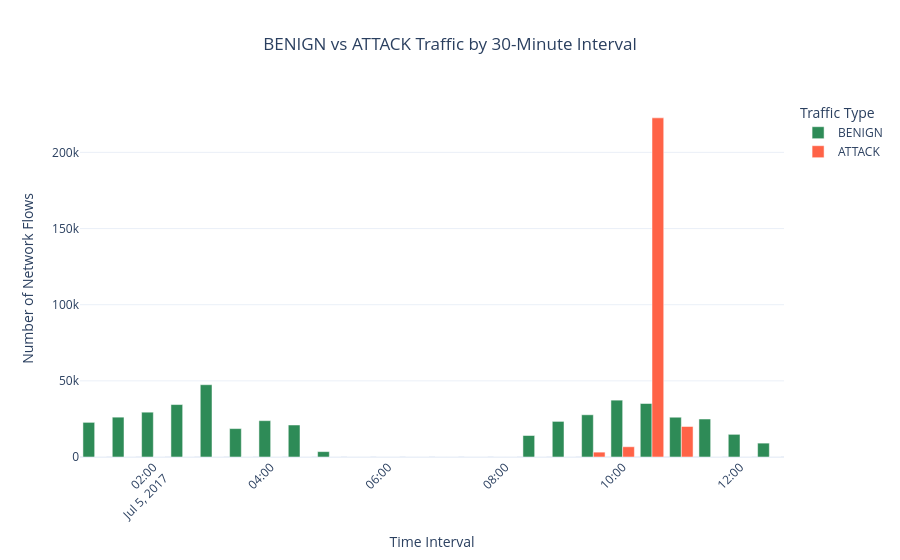

Notebook cell for this chart:
### Code cell
# ==========================================
# INTERACTIVE 30-MINUTE TRAFFIC CHART
# ==========================================

traffic_30min_plot = (
    traffic_30min.reset_index()
    .melt(
        id_vars="Timestamp",
        value_vars=["BENIGN", "ATTACK"],
        var_name="Traffic Type",
        value_name="Record Count"
    )
)

fig = px.bar(
    traffic_30min_plot,
    x="Timestamp",
    y="Record Count",
    color="Traffic Type",
    barmode="group",
    title="BENIGN vs ATTACK Traffic by 30-Minute Interval",
    labels={
        "Timestamp": "Time Interval",
        "Record Count": "Number of Network Flows"
    },
    color_discrete_map={
        "BENIGN": "seagreen",
        "ATTACK": "tomato"
    }
)

fig.update_layout(
    title_x=0.5,
    template="plotly_white",
    xaxis_tickangle=-45,
    hovermode="x unified"
)

fig.show()

### Figure 1 — Plotly figure (JSON) as saved in the notebook; plotly's stock layout.template omitted (floating-point values rounded to 4 significant figures)
{"data": [{"alignmentgroup": "True", "hovertemplate": "Traffic Type=BENIGN<br>Time Interval=%{x}<br>Number of Network Flows=%{y}<extra></extra>", "legendgroup": "BENIGN", "marker": {"color": "seagreen", "pattern": {"shape": ""}}, "name": "BENIGN", "offsetgroup": "BENIGN", "orientation": "v", "showlegend": true, "textposition": "auto", "type": "bar", "x": ["2017-07-05T01:00:00.000000", "2017-07-05T01:30:00.000000", "2017-07-05T02:00:00.000000", "2017-07-05T02:30:00.000000", "2017-07-05T03:00:00.000000", "2017-07-05T03:30:00.000000", "2017-07-05T04:00:00.000000", "2017-07-05T04:30:00.000000", "2017-07-05T05:00:00.000000", "2017-07-05T05:30:00.000000", "2017-07-05T06:00:00.000000", "2017-07-05T06:30:00.000000", "2017-07-05T07:00:00.000000", "2017-07-05T07:30:00.000000", "2017-07-05T08:00:00.000000", "2017-07-05T08:30:00.000000", "2017-07-05T09:00:00.000000", "2017-07-05T09:30:00.000000", "2017-07-05T10:00:00.000000", "2017-07-05T10:30:00.000000", "2017-07-05T11:00:00.000000", "2017-07-05T11:30:00.000000", "2017-07-05T12:00:00.000000", "2017-07-05T12:30:00.000000"], "xaxis": "x", "y": [22750.0, 26160.0, 29430.0, 34440.0, 47470.0, 18660.0, 23860.0, 21020.0, 3535.0, 0.0, 0.0, 0.0, 0.0, 0.0, 0.0, 14110.0, 23380.0, 27720.0, 37330.0, 35120.0, 26110.0, 24940.0, 14880.0, 9116.0], "yaxis": "y"}, {"alignmentgroup": "True", "hovertemplate": "Traffic Type=ATTACK<br>Time Interval=%{x}<br>Number of Network Flows=%{y}<extra></extra>", "legendgroup": "ATTACK", "marker": {"color": "tomato", "pattern": {"shape": ""}}, "name": "ATTACK", "offsetgroup": "ATTACK", "orientation": "v", "showlegend": true, "textposition": "auto", "type": "bar", "x": ["2017-07-05T01:00:00.000000", "2017-07-05T01:30:00.000000", "2017-07-05T02:00:00.000000", "2017-07-05T02:30:00.000000", "2017-07-05T03:00:00.000000", "2017-07-05T03:30:00.000000", "2017-07-05T04:00:00.000000", "2017-07-05T04:30:00.000000", "2017-07-05T05:00:00.000000", "2017-07-05T05:30:00.000000", "2017-07-05T06:00:00.000000", "2017-07-05T06:30:00.000000", "2017-07-05T07:00:00.000000", "2017-07-05T07:30:00.000000", "2017-07-05T08:00:00.000000", "2017-07-05T08:30:00.000000", "2017-07-05T09:00:00.000000", "2017-07-05T09:30:00.000000", "2017-07-05T10:00:00.000000", "2017-07-05T10:30:00.000000", "2017-07-05T11:00:00.000000", "2017-07-05T11:30:00.000000", "2017-07-05T12:00:00.000000", "2017-07-05T12:30:00.000000"], "xaxis": "x", "y": [0.0, 0.0, 5.0, 0.0, 9.0, 2.0, 0.0, 0.0, 0.0, 0.0, 0.0, 0.0, 0.0, 0.0, 0.0, 0.0, 1.0, 3200.0, 6734.0, 222700.0, 20040.0, 0.0, 0.0, 0.0], "yaxis": "y"}], "layout": {"barmode": "group", "hovermode": "x unified", "legend": {"title": {"text": "Traffic Type"}, "tracegroupgap": 0}, "title": {"text": "BENIGN vs ATTACK Traffic by 30-Minute Interval", "x": 0.5}, "xaxis": {"anchor": "y", "domain": [0, 1], "tickangle": -45, "title": {"text": "Time Interval"}}, "yaxis": {"anchor": "x", "domain": [0, 1], "title": {"text": "Number of Network Flows"}}}}
